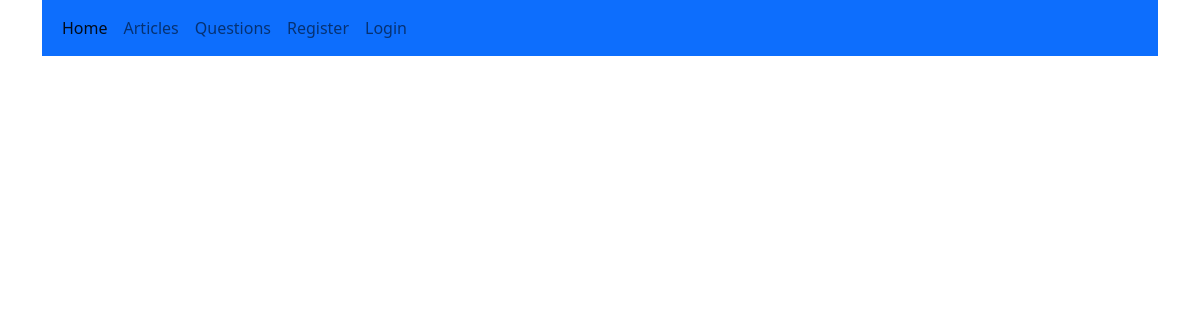
The page /learning/articles/ on the database as committed earlier.
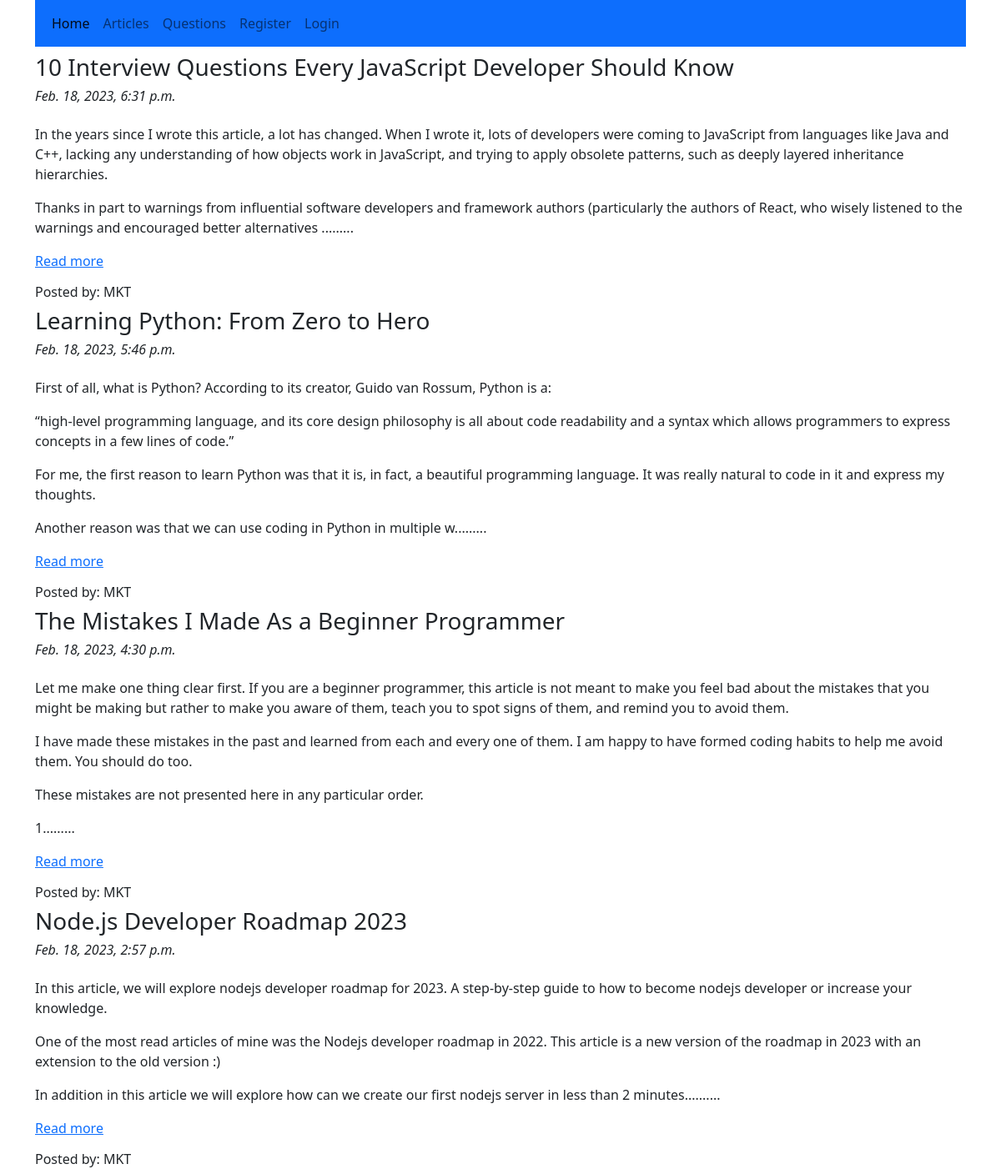
The same page on the database as committed later.
### learning_app/models.py (models this page shows, shortened)
class Article(models.Model):
    author = models.ForeignKey(User,on_delete=models.CASCADE,related_name='article_author')
    title = models.CharField(max_length=264,verbose_name='Put a title')
    slug = models.SlugField(max_length=264,unique=True)
    content = models.TextField(verbose_name='Write your mind')
    publish_date = models.DateTimeField(auto_now_add=True)
    update_date = models.DateTimeField(auto_now=True)
    class Meta:
        ordering = ['-publish_date',]

### learning_app/views.py (the view)
# urls.py: path('articles/',views.Articles.as_view(),name='articles'),
class Articles(ListView):
    model = Article
    context_object_name = 'articles'
    template_name = 'learning_app/learninghome.html'

### learning_app/templatetags/customfilters.py (called while the page is built)
@register.filter
def range_filter(value):
    return value[0:500] + "........."

### templates/learning_app/learninghome.html (shortened to what this page needs)
{% extends 'base.html' %}
{% load customfilters %}
{% block body_block %}
  {% for article in articles %}
    <h3>{{article.title}}</h3>
    <h6><i>{{article.publish_date}}</i></h6>
    <div class="row">
      <p>{{article.content|range_filter|linebreaks}}<a href="{% url 'learning_app:articledetail' slug=article.slug %}">Read more</a></p>
      <h6>Posted by: {{article.author}}</h6>
    </div>
  {% endfor %}
{% endblock %}

### templates/base.html (shortened to what this page needs)
<!DOCTYPE html>
<html lang="en" dir="ltr">
  <head>
    <link href="https://cdn.jsdelivr.net/npm/bootstrap@5.2.3/dist/css/bootstrap.min.css" rel="stylesheet">
  </head>
  <body>
    <div class="container">
      <nav class="navbar navbar-expand-lg bg-primary">
        <div class="container-fluid">
          <ul class="navbar-nav me-auto mb-2 mb-lg-0">
            <li class="nav-item active">
              <a class="nav-link active" aria-current="page" href="{% url 'home' %}">Home</a>
            </li>
            <li class="nav-item">
              <a class="nav-link" href="{% url 'learning_app:articles' %}">Articles</a>
            </li>
            <li class="nav-item">
              <a class="nav-link" href="{% url 'discussion_forum_app:discussionhome' %}">Questions</a>
            </li>
            <li class="nav-item">
              <a class="nav-link" href="{% url 'login_app:register' %}">Register</a>
            </li>
            <li class="nav-item">
              <a class="nav-link" href="{% url 'login_app:login' %}">Login</a>
            </li>
          </ul>
        </div>
      </nav>
      {% block body_block %}
      {% endblock %}
    </div>
  </body>
</html>

Rows that differ between the two databases and show on the page:
added Article: title "10 Interview Questions Every JavaScript Developer Should Know", publish_date "Feb. 18, 2023, 6:31 p.m.", content|range_filter "In the years since I wrote this article, a lot has changed. When I wrote it, lots of developers were coming to JavaScript from languages like Java and C++, lacking any understanding of how objects work in JavaScript, and trying to apply obsolete patterns, such as deeply layered inheritance hierarchies. Thanks in part to warnings from influential software developers and framework authors (particularly the authors of React, who wisely listened to the warnings and encouraged better alternatives .........", author "MKT"
added Article: title "Learning Python: From Zero to Hero", publish_date "Feb. 18, 2023, 5:46 p.m.", content|range_filter "First of all, what is Python? According to its creator, Guido van Rossum, Python is a: “high-level programming language, and its core design philosophy is all about code readability and a syntax which allows programmers to express concepts in a few lines of code.” For me, the first reason to learn Python was that it is, in fact, a beautiful programming language. It was really natural to code in it and express my thoughts. Another reason was that we can use coding in Python in multiple w.........", author "MKT"
added Article: title "The Mistakes I Made As a Beginner Programmer", publish_date "Feb. 18, 2023, 4:30 p.m.", content|range_filter "Let me make one thing clear first. If you are a beginner programmer, this article is not meant to make you feel bad about the mistakes that you might be making but rather to make you aware of them, teach you to spot signs of them, and remind you to avoid them. I have made these mistakes in the past and learned from each and every one of them. I am happy to have formed coding habits to help me avoid them. You should do too. These mistakes are not presented here in any particular order. 1.........", author "MKT"
added Article: title "Node.js Developer Roadmap 2023", publish_date "Feb. 18, 2023, 2:57 p.m.", content|range_filter "In this article, we will explore nodejs developer roadmap for 2023. A step-by-step guide to how to become nodejs developer or increase your knowledge. One of the most read articles of mine was the Nodejs developer roadmap in 2022. This article is a new version of the roadmap in 2023 with an extension to the old version :) In addition in this article we will explore how can we create our first nodejs server in less than 2 minutes..........", author "MKT"
